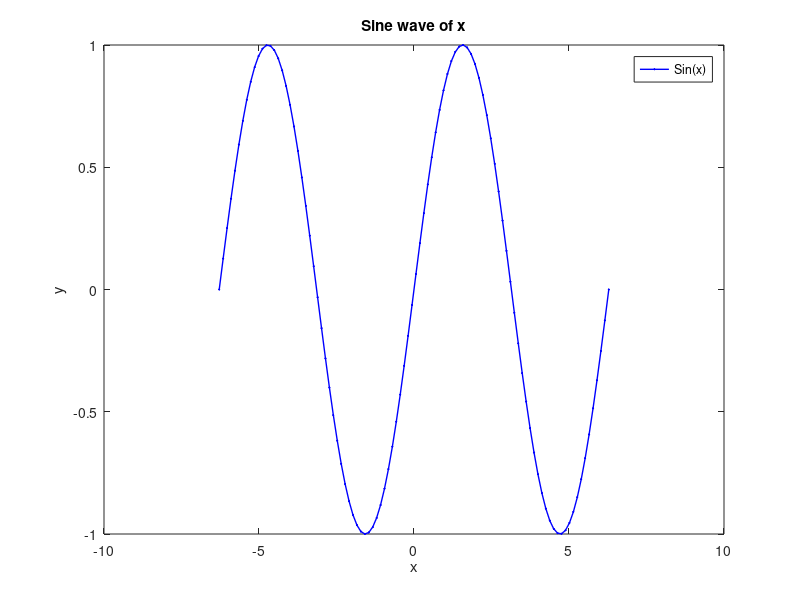

Here is the MATLAB script that generated this plot:


clc
clear

x = linspace (-2 *pi , 2 * pi , 100);
y = sin(x);

plot(x,y,'LineStyle','-','Color','b','LineWidth', 1 ,'Marker','*' , 'MarkerSize',1);


legend("Sin(x)");
xlabel("x");
ylabel("y");
title("Sine wave of x");